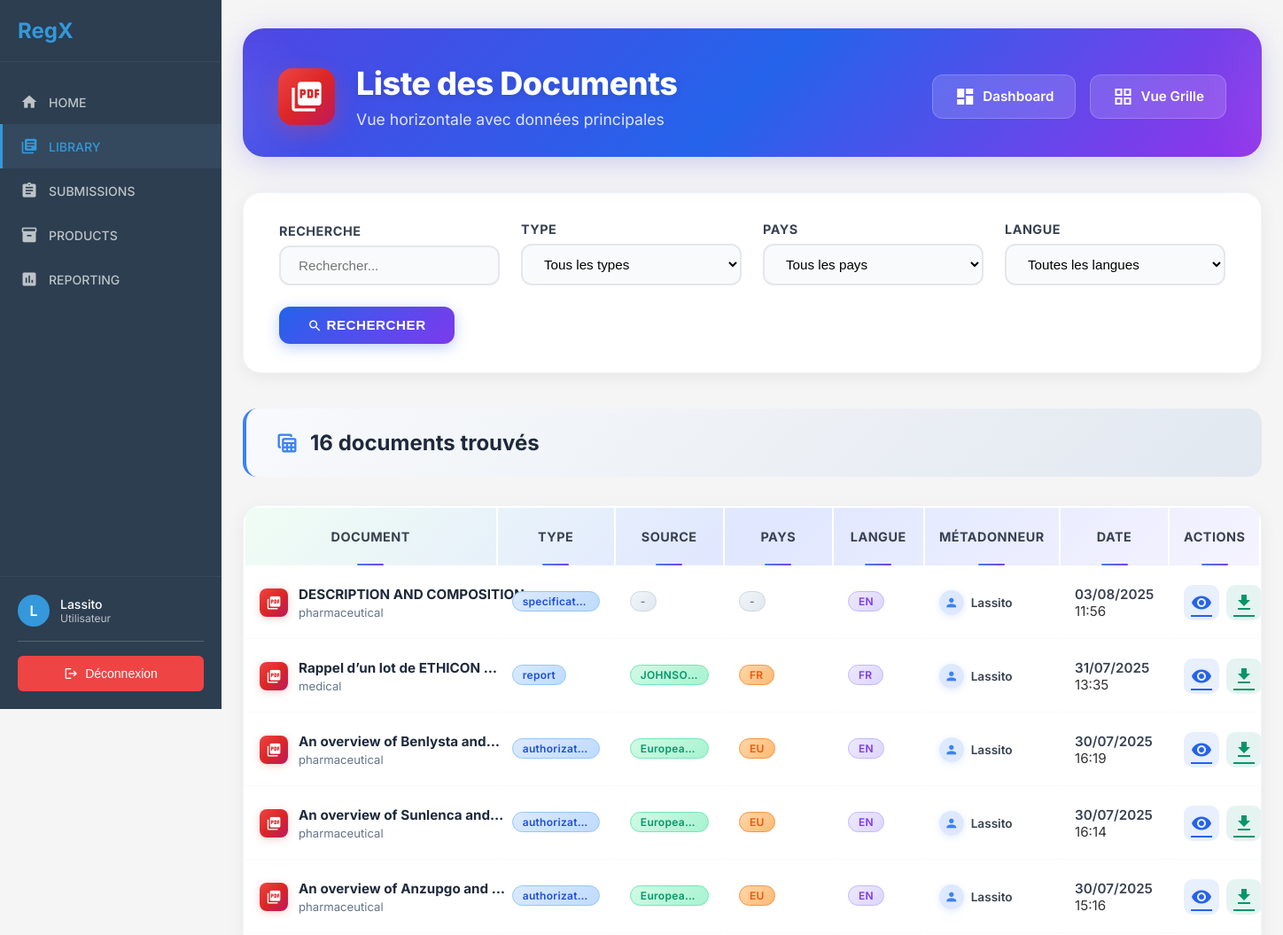
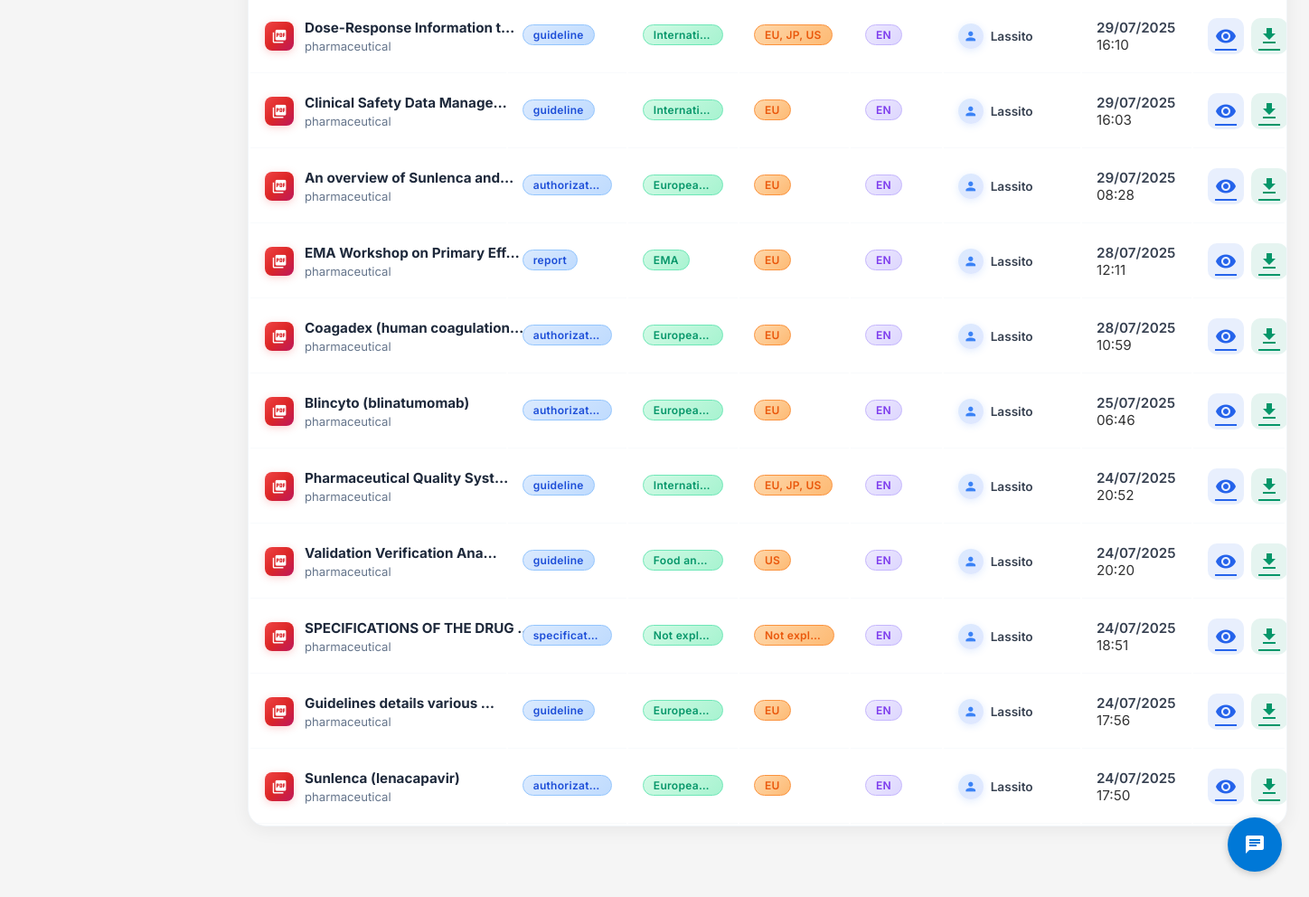
Page /client/library/documents/horizontal/ (signed in) on the committed database (2 pictures, top to bottom).
### rawdocs/models.py (models this page shows, shortened)
class RawDocument(models.Model):
    url = models.URLField(help_text="URL d'origine du PDF", blank=True)
    file = models.FileField(upload_to=pdf_upload_to, help_text="Fichier PDF téléchargé")
    created_at = models.DateTimeField(auto_now_add=True)
    owner = models.ForeignKey(
        settings.AUTH_USER_MODEL,
        on_delete=models.CASCADE,
        related_name='raw_documents',
        null=True, blank=True,
        help_text="Utilisateur qui a téléchargé ce document"
    )
    is_validated = models.BooleanField(default=False, help_text="Document validé par un métadonneur")
    validated_at = models.DateTimeField(null=True, blank=True)
    is_ready_for_expert = models.BooleanField(default=False, help_text="Document prêt pour révision expert")
    expert_ready_at = models.DateTimeField(null=True, blank=True,
                                           help_text="Date à laquelle le document est devenu prêt pour l'expert")
    total_pages = models.IntegerField(default=0, help_text="Nombre total de pages")
    pages_extracted = models.BooleanField(default=False, help_text="Pages extraites individuellement")
    title = models.TextField(blank=True, help_text="Titre du document")
    doc_type = models.CharField("Type", max_length=100, blank=True, help_text="Type du document (guide, rapport…)")
    publication_date = models.CharField(max_length=100, blank=True, help_text="Date de publication")
    version = models.CharField(max_length=50, blank=True, help_text="Version extraite")
    source = models.CharField(max_length=255, blank=True, help_text="Organisation émettrice (EMA, FDA…)")
    context = models.TextField(blank=True, help_text="Contexte extrait (2 phrases max)")
    country = models.CharField(max_length=100, blank=True, help_text="Pays détecté (GPE ou TLD)")
    language = models.CharField(max_length=10, blank=True, help_text="Langue détectée (fr, en…)")
    url_source = models.URLField(blank=True, help_text="URL d'origine pour référence")

### client/library/views.py (the view)
# urls.py: path('documents/horizontal/', views.document_list_horizontal, name='document_list_horizontal'),
def document_list_horizontal(request):
    search = request.GET.get('search', '')
    document_type = request.GET.get('type', '')
    country = request.GET.get('country', '')
    language = request.GET.get('language', '')
    documents_qs = RawDocument.objects.filter(is_validated=True).select_related('owner')
    if search:
        documents_qs = documents_qs.filter(
            Q(title__icontains=search) |
            Q(source__icontains=search) |
            Q(context__icontains=search)
        )
    if document_type:
        documents_qs = documents_qs.filter(doc_type__icontains=document_type)
    if country:
        documents_qs = documents_qs.filter(country__icontains=country)
    if language:
        documents_qs = documents_qs.filter(language__icontains=language)
    documents_qs = documents_qs.order_by('-created_at')
    paginator = Paginator(documents_qs, 50)
    page_number = request.GET.get('page')
    documents = paginator.get_page(page_number)
    document_types = RawDocument.objects.filter(is_validated=True).exclude(doc_type='').values_list('doc_type',
                                                                                                    flat=True).distinct()
    countries = RawDocument.objects.filter(is_validated=True).exclude(country='').values_list('country',
                                                                                              flat=True).distinct()
    languages = RawDocument.objects.filter(is_validated=True).exclude(language='').values_list('language',
                                                                                               flat=True).distinct()
    context = {
        'documents': documents,
        'document_types': document_types,
        'countries': countries,
        'languages': languages,
        'filters': {
            'search': search,
            'type': document_type,
            'country': country,
            'language': language,
        }
    }
    return render(request, 'client/library/document_list_horizontal.html', context)

### chatbot/templatetags/chatbot_tags.py (called while the page is built)
@register.simple_tag
def chatbot_widget():
    return render_to_string('chatbot/chatbot_widget.html')

### client/templatetags/document_filters.py (called while the page is built)
@register.filter
def document_title(document):
    if document.title and document.title.strip():
        return document.title.strip()
    if document.file:
        clean_name = clean_filename(document.file)
        if clean_name:
            return clean_name
    return "Document sans titre"

### templates/client/library/document_list_horizontal.html (shortened to what this page needs)
{% extends 'client/base.html' %}
{% load static %}
{% load document_filters %}
{% block content %}
<div class="library-container">
    <div class="page-header">
        <div class="page-header-content">
            <div class="page-header-left">
                <div class="page-header-icon">
                    <i class="material-icons">picture_as_pdf</i>
                </div>
                <div class="page-header-titles">
                    <h1>Liste des Documents</h1>
                    <p>Vue horizontale avec données principales</p>
                </div>
            </div>
            <div class="dashboard-tile-links">
                <a href="{% url 'client:library:dashboard' %}" class="dashboard-tile-link">
                    <i class="material-icons">dashboard</i>
                    Dashboard
                </a>
                <a href="{% url 'client:library:document_list' %}" class="dashboard-tile-link">
                    <i class="material-icons">grid_view</i>
                    Vue Grille
                </a>
            </div>
        </div>
    </div>
    <form method="get" class="filters-bar">
        <div class="filters-col">
            <label>RECHERCHE</label>
            <input type="text" name="search" value="{{ filters.search }}" placeholder="Rechercher...">
        </div>
        <div class="filters-col">
            <label>TYPE</label>
            <select name="type">
                <option value="">Tous les types</option>
            </select>
        </div>
        <div class="filters-col">
            <label>PAYS</label>
            <select name="country">
                <option value="">Tous les pays</option>
            </select>
        </div>
        <div class="filters-col">
            <label>LANGUE</label>
            <select name="language">
                <option value="">Toutes les langues</option>
            </select>
        </div>
        <div class="filters-action">
            <button type="submit">
                <i class="material-icons" style="font-size:1.1em;vertical-align: middle;">search</i>
                Rechercher
            </button>
        </div>
    </form>
    <div class="results-header">
        <h2>
            <i class="material-icons">table_view</i>
            {{ documents.paginator.count }} document{{ documents.paginator.count|pluralize }} trouvé{{ documents.paginator.count|pluralize }}
        </h2>
    </div>
    {% if documents %}
    <div class="table-wrap">
        <div class="overflow-x-auto">
            <table>
                <thead>
                    <tr>
                        <th>Document</th>
                        <th>Type</th>
                        <th>Source</th>
                        <th>Pays</th>
                        <th>Langue</th>
                        <th>Métadonneur</th>
                        <th>Date</th>
                        <th>Actions</th>
                    </tr>
                </thead>
                <tbody>
                    {% for document in documents %}
                    <tr onclick="location.href='{% url 'client:library:document_detail' document.pk %}'">
                        <td>
                            <div class="document-icon-container">
                                <div class="document-table-icon">
                                    <i class="material-icons">picture_as_pdf</i>
                                </div>
                                <div class="flex-1 min-w-0">
                                    <span class="doc-title" title="{{ document|document_title }}">
                                        {{ document|document_title|truncatechars:28 }}
                                    </span>
                                    {% if document.context %}
                                    <div class="doc-context" title="{{ document.context }}">
                                        {{ document.context|truncatechars:30 }}
                                    </div>
                                    {% endif %}
                                </div>
                            </div>
                        </td>
                        <td>
                            {% if document.doc_type %}
                            <span class="badge-blue" title="{{ document.doc_type }}">
                                {{ document.doc_type|truncatechars:15 }}
                            </span>
                            {% else %}
                            <span class="badge-gray">-</span>
                            {% endif %}
                        </td>
                        <td>
                            {% if document.source %}
                            <span class="badge-green" title="{{ document.source }}">
                                {{ document.source|truncatechars:12 }}
                            </span>
                            {% else %}
                            <span class="badge-gray">-</span>
                            {% endif %}
                        </td>
                        <td>
                            {% if document.country %}
                            <span class="badge-orange" title="{{ document.country }}">
                                {{ document.country|truncatechars:12 }}
                            </span>
                            {% else %}
                            <span class="badge-gray">-</span>
                            {% endif %}
                        </td>
                        <td>
                            {% if document.language %}
                            <span class="badge-purple" title="{{ document.language }}">
                                {{ document.language|upper|truncatechars:10 }}
                            </span>
                            {% else %}
                            <span class="badge-gray">-</span>
                            {% endif %}
                        </td>
                        <td>
                            <div class="doc-meta-user">
                                <span class="avatar">
                                    <i class="material-icons">person</i>
                                </span>
                                <span>{{ document.owner.username|default:"Anonyme" }}</span>
                            </div>
                        </td>
                        <td>
                            <div style="font-weight: 600; color: #374151;">{{ document.created_at|date:"d/m/Y" }}</div>
                            <div class="text-xs text-gray-400">{{ document.created_at|date:"H:i" }}</div>
                        </td>
                        <td>
                            <div class="doc-actions">
                                <a href="{% url 'client:library:document_detail' document.pk %}" class="view" title="Voir le détail"
                                   onclick="event.stopPropagation();">
                                    <i class="material-icons">visibility</i>
                                </a>
                                <a href="{% url 'client:library:download_document' document.pk %}" class="download" title="Télécharger"
                                   onclick="event.stopPropagation();">
                                    <i class="material-icons">download</i>
                                </a>
                            </div>
                        </td>
                    </tr>
                    {% endfor %}
                </tbody>
            </table>
        </div>
    </div>
    {% endif %}
</div>
{% endblock %}

### templates/client/includes/sidebar.html (shortened to what this page needs)
<div class="sidebar">
    <div class="sidebar-header">
        <h2>RegX</h2>
    </div>
    <nav class="sidebar-nav">
        <a href="{% url 'client:dashboard' %}" class="nav-item {% if request.resolver_match.url_name == 'dashboard' %}active{% endif %}">
            <i class="material-icons">home</i>
            <span>HOME</span>
        </a>
        <a href="/client/library/" class="nav-item {% if 'library' in request.resolver_match.namespace %}active{% endif %}">
            <i class="material-icons">library_books</i>
            <span>LIBRARY</span>
        </a>
        <a href="{% url 'submissions:list' %}" class="nav-item {% if 'submissions' in request.resolver_match.namespace %}active{% endif %}">
            <i class="material-icons">assignment</i>
            <span>SUBMISSIONS</span>
        </a>
        <a href="/client/products/" class="nav-item {% if 'products' in request.resolver_match.namespace %}active{% endif %}">
            <i class="material-icons">inventory</i>
            <span>PRODUCTS</span>
        </a>
        <a href="/client/reports/" class="nav-item {% if 'reports' in request.resolver_match.namespace %}active{% endif %}">
            <i class="material-icons">assessment</i>
            <span>REPORTING</span>
        </a>
    </nav>
   <div class="sidebar-footer">
    <div class="user-info">
        <div class="user-avatar">
            {{ request.user.get_full_name|default:request.user.username|first|upper }}
        </div>
        <div class="user-details">
            <span class="user-name">{{ request.user.get_full_name|default:request.user.username }}</span>
            <span class="user-role">
                {% if request.user.userprofile.role == 'client' %}
                    Client
                {% elif request.user.userprofile.role == 'metadonneur' %}
                    Métadonneur
                {% elif request.user.userprofile.role == 'expert' %}
                    Expert
                {% elif request.user.userprofile.role == 'annotateur' %}
                    Annotateur
                {% else %}
                    Utilisateur
                {% endif %}
            </span>
        </div>
    </div>
    <form method="post" action="{% url 'rawdocs:logout' %}" class="logout-form">
        <button type="submit" class="btn-logout">
            <i class="material-icons">logout</i>
            <span>Déconnexion</span>
        </button>
    </form>
</div>
</div>

### static/css/main.css (style rules this page uses)
* { margin: 0; padding: 0; box-sizing: border-box; }
body { font-family: 'Inter', sans-serif; background-color: #f5f5f5; color: #333; }
.sidebar { width: 250px; background-color: #2c3e50; color: white; display: flex; flex-direction: column; position: fixed; height: 100vh; left: 0; top: 0; z-index: 1000; }
.sidebar-header { padding: 20px; border-bottom: 1px solid #34495e; }
.sidebar-header h2 { font-size: 24px; font-weight: 700; color: #3498db; }
.sidebar-nav { flex: 1; padding: 20px 0; }
.nav-item { display: flex; align-items: center; padding: 15px 20px; color: #bdc3c7; text-decoration: none; transition: all 0.3s ease; border-left: 3px solid transparent; }
.nav-item.active { background-color: #34495e; color: #3498db; border-left-color: #3498db; }
.nav-item i { margin-right: 12px; font-size: 20px; }
.nav-item span { font-size: 14px; font-weight: 500; }
.sidebar-footer { padding: 20px; border-top: 1px solid #34495e; }
.user-info { display: flex; align-items: center; }
.user-avatar { width: 36px; height: 36px; border-radius: 50%; background-color: #3498db; display: flex; align-items: center; justify-content: center; margin-right: 12px; font-weight: 600; }
.user-details { display: flex; flex-direction: column; }
.user-name { font-size: 14px; font-weight: 500; }
.user-role { font-size: 12px; color: #bdc3c7; }
.logout-form { margin-top: 1rem; padding-top: 1rem; border-top: 1px solid rgba(255, 255, 255, 0.2); }
.btn-logout { width: 100%; display: flex; align-items: center; justify-content: center; gap: 0.5rem; padding: 0.75rem; background: #ef4444; color: white; border: none; border-radius: 6px; cursor: pointer; font-size: 0.875rem; font-weight: 500; transition: all 0.2s ease; }
.btn-logout i { font-size: 1rem; }

### rows in the picture
RawDocument: title "DESCRIPTION AND COMPOSITION…", context "pharmaceutical", doc_type "specificat…", language "EN", owner.username "Lassito", created_at "03/08/2025", created_at "11:56"
RawDocument: title "Rappel d’un lot de ETHICON …", context "medical", doc_type "report", source "JOHNS…", country "FR", language "FR", owner.username "Lassito", created_at "31/07/2025", created_at "13:35"
RawDocument: title "An overview of Benlysta and…", context "pharmaceutical", doc_type "authorizat…", source "Europea…", country "EU", language "EN", owner.username "Lassito", created_at "30/07/2025", created_at "16:19"
RawDocument: title "An overview of Sunlenca and…", context "pharmaceutical", doc_type "authorizat…", source "Europea…", country "EU", language "EN", owner.username "Lassito", created_at "30/07/2025", created_at "16:14"
RawDocument: title "An overview of Anzupgo and …", context "pharmaceutical", doc_type "authorizat…", source "Europea…", country "EU", language "EN", owner.username "Lassito", created_at "30/07/2025", created_at "15:16"
RawDocument: title "Dose-Response Information t…", context "pharmaceutical", doc_type "guideline", source "Internati…", country "EU, JP, US", language "EN", owner.username "Lassito", created_at "29/07/2025", created_at "16:10"
RawDocument: title "Clinical Safety Data Manage…", context "pharmaceutical", doc_type "guideline", source "Internati…", country "EU", language "EN", owner.username "Lassito", created_at "29/07/2025", created_at "16:03"
RawDocument: title "An overview of Sunlenca and…", context "pharmaceutical", doc_type "authorizat…", source "Europea…", country "EU", language "EN", owner.username "Lassito", created_at "29/07/2025", created_at "08:28"
RawDocument: title "EMA Workshop on Primary Eff…", context "pharmaceutical", doc_type "report", source "EMA", country "EU", language "EN", owner.username "Lassito", created_at "28/07/2025", created_at "12:11"
RawDocument: title "Coagadex (human coagulation…", context "pharmaceutical", doc_type "authorizat…", source "Europea…", country "EU", language "EN", owner.username "Lassito", created_at "28/07/2025", created_at "10:59"
RawDocument: title "Blincyto (blinatumomab)", context "pharmaceutical", doc_type "authorizat…", source "Europea…", country "EU", language "EN", owner.username "Lassito", created_at "25/07/2025", created_at "06:46"
RawDocument: title "Pharmaceutical Quality Syst…", context "pharmaceutical", doc_type "guideline", source "Internati…", country "EU, JP, US", language "EN", owner.username "Lassito", created_at "24/07/2025", created_at "20:52"
RawDocument: title "Validation Verification Ana…", context "pharmaceutical", doc_type "guideline", source "Food an…", country "US", language "EN", owner.username "Lassito", created_at "24/07/2025", created_at "20:20"
RawDocument: title "SPECIFICATIONS OF THE DRUG …", context "pharmaceutical", doc_type "specificat…", source "Not expl…", country "Not expl…", language "EN", owner.username "Lassito", created_at "24/07/2025", created_at "18:51"
RawDocument: title "Guidelines details various …", context "pharmaceutical", doc_type "guideline", source "Europea…", country "EU", language "EN", owner.username "Lassito", created_at "24/07/2025", created_at "17:56"
RawDocument: title "Sunlenca (lenacapavir)", context "pharmaceutical", doc_type "authorizat…", source "Europea…", country "EU", language "EN", owner.username "Lassito", created_at "24/07/2025", created_at "17:50"

### other values in the picture
{{ request.user.get_full_name|default:request.user.username|first|upper }} "L"
{{ request.user.get_full_name|default:request.user.username }} "Lassito"
{{ documents.paginator.count }} "16"
